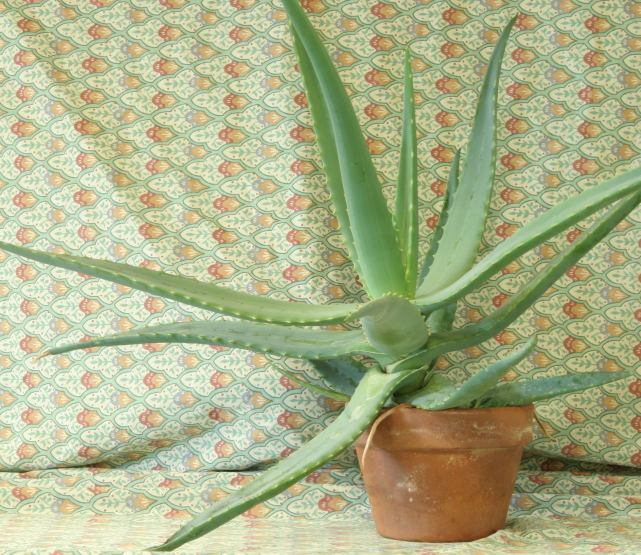
#> input picture server/eval/scenes/aloeL.jpg, 1282 x 1110 px (shown at 1/2 size)
$ python synth.py scenes 5   (older library calls are emulated)
#> lines starting #> are read from the running program, lines starting #| are printed output that depends on the picture; after the words box and inside, x2 and y2 are one past the last pixel; in counts of white or black regions, pixels touching at a corner belong together
### server/twice/vision.py
from dataclasses import dataclass, field

import cv2
import numpy as np

WORK_SIDE = 1024
GUIDE_SIDE = 480
MIN_INLIERS = 25

_clahe = cv2.createCLAHE(clipLimit=2.5, tileGridSize=(8, 8))


def resize_max(img: np.ndarray, side: int) -> tuple[np.ndarray, float]:
    h, w = img.shape[:2]
    s = side / max(h, w)
    if s >= 1:
        return img, 1.0
    return cv2.resize(img, (round(w * s), round(h * s)), interpolation=cv2.INTER_AREA), s


# [5 lines left out: function decode, not called in this run]


@dataclass
class Quality:
    sharpness: float
    brightness: float
    clipped: float
    features: int
    ok: bool
    issue: str | None

    def as_dict(self) -> dict:
        return self.__dict__


# [21 lines left out: functions assess, quick_quality, not called in this run]


@dataclass
class Keyframe:
    image: np.ndarray
    gray: np.ndarray
    kp: tuple
    desc: np.ndarray | None

    @classmethod
    def build(cls, image: np.ndarray, side: int = WORK_SIDE, n: int = 3000) -> "Keyframe":
        img, _ = resize_max(image, side)
        gray = cv2.cvtColor(img, cv2.COLOR_BGR2GRAY)
        kp, desc = _sift(n).detectAndCompute(_clahe.apply(gray), None)
        return cls(img, gray, kp, desc)


_sift_cache: dict[int, cv2.SIFT] = {}


def _sift(n: int) -> cv2.SIFT:
    if n not in _sift_cache:
        _sift_cache[n] = cv2.SIFT_create(nfeatures=n)
    return _sift_cache[n]


_matcher = cv2.FlannBasedMatcher({"algorithm": 1, "trees": 4}, {"checks": 48})


def match(src: Keyframe, dst: Keyframe) -> tuple[np.ndarray | None, int]:
    """Homography mapping src pixels into dst pixels, plus the inlier count."""
    if src.desc is None or dst.desc is None or len(src.kp) < 8 or len(dst.kp) < 8:
        return None, 0
    pairs = _matcher.knnMatch(src.desc, dst.desc, k=2)
    good = [p[0] for p in pairs if len(p) == 2 and p[0].distance < 0.75 * p[1].distance]
    if len(good) < MIN_INLIERS:
        return None, len(good)
    a = np.float32([src.kp[m.queryIdx].pt for m in good])
    b = np.float32([dst.kp[m.trainIdx].pt for m in good])
    H, mask = cv2.findHomography(a, b, cv2.USAC_MAGSAC, 3.0, maxIters=5000, confidence=0.999)
    inliers = int(mask.sum()) if mask is not None else 0
    if H is None or inliers < MIN_INLIERS or not _plausible(H, src.gray.shape):
        return None, inliers
    return H, inliers


def _plausible(H: np.ndarray, shape: tuple) -> bool:
    h, w = shape[:2]
    quad = cv2.perspectiveTransform(np.float32([[[0, 0]], [[w, 0]], [[w, h]], [[0, h]]]), H).reshape(4, 2)
    if not cv2.isContourConvex(quad.astype(np.float32)):
        return False
    ratio = cv2.contourArea(quad) / (w * h)
    return 0.15 < ratio < 6


def _same_view(H: np.ndarray, after_shape: tuple, before_shape: tuple) -> bool:
    """A comparison is fair only from roughly the same spot. At the centre and at each corner of the photo, the
    local scale must stay within 0.8 to 1.25 and the stretch below 1.3, with no mirror image. Scale is measured
    relative to the image sizes, so two resolutions of one view pass. The live guide locks far tighter; this
    bound also covers photos uploaded without it."""
    h, w = after_shape[:2]
    norm = np.sqrt(before_shape[0] * before_shape[1] / (h * w))
    for x, y in ((w / 2, h / 2), (0, 0), (w, 0), (0, h), (w, h)):
        d = H[2] @ (x, y, 1)
        J = (H[:2, :2] - np.outer(H[:2] @ (x, y, 1) / d, H[2, :2])) / d
        sv = np.linalg.svd(J, compute_uv=False)
        if np.linalg.det(J) <= 0 or not 0.8 < np.sqrt(sv[0] * sv[1]) / norm < 1.25 or sv[0] / sv[1] >= 1.3:
            return False
    return True


@dataclass
class Guidance:
    aligned: bool
    score: float
    instruction: str
    quad: list | None
    dx: float = 0
    dy: float = 0
    scale: float = 1
    roll: float = 0
    quality: dict = field(default_factory=dict)

    def as_dict(self) -> dict:
        return self.__dict__


def guide_reference(image: np.ndarray) -> Keyframe:
    return Keyframe.build(image, GUIDE_SIDE, 1200)


# [37 lines left out: function guide, not called in this run]


@dataclass
class Region:
    x: int
    y: int
    w: int
    h: int
    score: float
    area: int
    structure: float
    chroma: float
    illumination: float
    brightening: float = 0
    veil: float = 0

    @property
    def lighting_only(self) -> bool:
        return self.illumination > 0.8 and self.chroma < 2.5

    def as_dict(self) -> dict:
        return {**self.__dict__, "lighting_only": self.lighting_only}


@dataclass
class Comparison:
    ok: bool
    reason: str | None
    inliers: int = 0
    overlap: float = 0
    regions: list[Region] = field(default_factory=list)
    before: np.ndarray | None = None
    after_aligned: np.ndarray | None = None
    heat: np.ndarray | None = None
    H: np.ndarray | None = None


def _lnorm(x: np.ndarray, sigma: float = 12) -> np.ndarray:
    mu = cv2.GaussianBlur(x, (0, 0), sigma)
    sd = np.sqrt(cv2.GaussianBlur((x - mu) ** 2, (0, 0), sigma)) + 6
    return (x - mu) / sd


def compare(before: Keyframe, after: Keyframe, z_thresh: float = 9.0, min_area: int = 40, shift: int = 0) -> Comparison:
    """Register `after` onto `before` and return the regions that physically changed.
    `shift` is the misalignment in pixels that the difference ignores. Follow-up shots move the camera on purpose, so they use 1."""
    H, inliers = match(after, before)
    if H is None:
        return Comparison(False, "no_registration", inliers)
    if not _same_view(H, after.gray.shape, before.gray.shape):
        return Comparison(False, "different_view", inliers)
    h, w = before.gray.shape
    warped = cv2.warpPerspective(after.image, H, (w, h), flags=cv2.INTER_LINEAR)
    valid = cv2.warpPerspective(np.full(after.gray.shape, 255, np.uint8), H, (w, h), flags=cv2.INTER_NEAREST)
    covered = (valid > 0).astype(np.float32)
    seen = lambda img: cv2.GaussianBlur(cv2.cvtColor(img, cv2.COLOR_BGR2GRAY).astype(np.float32) * covered, (0, 0), 25)
    gain = np.clip((seen(warped) + 1) / (seen(before.image) + 1), 0.5, 2)
    outside = valid == 0
    warped[outside] = np.clip(before.image[outside] * gain[outside, None], 0, 255).astype(np.uint8)
    border = max(9, (min(h, w) // 40) | 1)
    valid = cv2.erode(valid, np.ones((border, border), np.uint8))
    overlap = float((valid > 0).mean())
    if overlap < 0.3:
        return Comparison(False, "low_overlap", inliers, overlap)

    lab_b = cv2.cvtColor(before.image, cv2.COLOR_BGR2LAB).astype(np.float32)
    lab_a = cv2.cvtColor(warped, cv2.COLOR_BGR2LAB).astype(np.float32)
    lb, la = lab_b[..., 0], lab_a[..., 0]

    dis = cv2.DISOpticalFlow_create(cv2.DISOPTICAL_FLOW_PRESET_MEDIUM)
    flow = dis.calc(_clahe.apply(lb.astype(np.uint8)), _clahe.apply(la.astype(np.uint8)), None)
    flow[np.linalg.norm(flow, axis=2) > 6] = 0
    flow = cv2.GaussianBlur(flow, (0, 0), 9)
    gx, gy = np.meshgrid(np.arange(w, dtype=np.float32), np.arange(h, dtype=np.float32))
    mx, my = gx + flow[..., 0], gy + flow[..., 1]
    lab_a = cv2.remap(lab_a, mx, my, cv2.INTER_LINEAR, borderMode=cv2.BORDER_REPLICATE)
    la = lab_a[..., 0]

    sb, sa = cv2.GaussianBlur(lb, (0, 0), 1.0), cv2.GaussianBlur(la, (0, 0), 1.0)
    structure = cv2.GaussianBlur(_tolerant_diff(_lnorm(sb), _lnorm(sa), shift), (0, 0), 1.2)
    gain = cv2.GaussianBlur(sa + 4, (0, 0), 30) / cv2.GaussianBlur(sb + 4, (0, 0), 30)
    absolute = _tolerant_diff(sb * gain, sa, shift)
    chroma = np.linalg.norm(lab_a[..., 1:] - lab_b[..., 1:], axis=2)
    chroma = cv2.GaussianBlur(chroma, (0, 0), 2)
    clipped = ((lb > 248) | (la > 248) | ((lb < 6) & (la < 6))).astype(np.uint8)
    valid[cv2.dilate(clipped, np.ones((7, 7), np.uint8)) > 0] = 0
    band = max(8, min(h, w) // 28)
    valid[:band], valid[-band:], valid[:, :band], valid[:, -band:] = 0, 0, 0, 0

    zs, zc = _robust_z(structure, valid), _robust_z(chroma, valid, floor=1.5)
    z = np.maximum(zs, zc * 0.8)
    mask = ((z > z_thresh) & ((absolute > 9) | (chroma > 6))).astype(np.uint8) * 255
    mask = cv2.morphologyEx(mask, cv2.MORPH_OPEN, np.ones((3, 3), np.uint8))
    n, labels, stats, _ = cv2.connectedComponentsWithStats(mask)
    speck = np.isin(labels, np.nonzero(stats[:, cv2.CC_STAT_AREA] < max(12, min_area // 3))[0])
    mask[speck] = 0
    group = max(15, (min(h, w) // 50) | 1)
    grouped = cv2.dilate(mask, cv2.getStructuringElement(cv2.MORPH_ELLIPSE, (group, group)))
    n, labels, stats, _ = cv2.connectedComponentsWithStats(grouped)
    labels[mask == 0] = 0

    regions = []
    for i in range(1, n):
        x, y, bw, bh, _ = (int(v) for v in stats[i])
        sel = labels[y:y + bh, x:x + bw] == i
        area = int(sel.sum())
        if area < min_area:
            continue
        ys, xs = np.nonzero(sel)
        x, y, bw, bh = x + int(xs.min()), y + int(ys.min()), int(np.ptp(xs)) + 1, int(np.ptp(ys)) + 1
        sel = labels[y:y + bh, x:x + bw] == i
        regions.append(Region(
            x, y, bw, bh,
            score=round(float(z[y:y + bh, x:x + bw][sel].max()), 2),
            area=area,
            structure=round(float(zs[y:y + bh, x:x + bw][sel].mean()), 2),
            chroma=round(float(zc[y:y + bh, x:x + bw][sel].mean()), 2),
            illumination=round(_illumination_likeness(lb, la, x, y, bw, bh), 3),
            brightening=round(_brightening(lb, la, x, y, bw, bh), 3),
            veil=round(_veil(lb, la, x, y, bw, bh), 3),
        ))
    regions = _merge_overlapping(regions, gap=group)
    regions.sort(key=lambda r: -r.score * np.sqrt(r.area))
    regions = regions[:12] + _lighting_regions(lb, la, valid, mask)
    heat = np.clip(z / (z_thresh * 2), 0, 1)
    return Comparison(True, None, inliers, overlap, regions, before.image, cv2.remap(
        warped, mx, my, cv2.INTER_LINEAR, borderMode=cv2.BORDER_REPLICATE), heat, H)


def _merge_overlapping(regions: list["Region"], gap: int) -> list["Region"]:
    """Union regions whose boxes touch within `gap` pixels; one physical mark should be one finding."""
    merged = True
    while merged:
        merged = False
        for i, a in enumerate(regions):
            for j in range(i + 1, len(regions)):
                b = regions[j]
                if a.x - gap < b.x + b.w and b.x - gap < a.x + a.w and a.y - gap < b.y + b.h and b.y - gap < a.y + a.h:
                    x0, y0 = min(a.x, b.x), min(a.y, b.y)
                    x1, y1 = max(a.x + a.w, b.x + b.w), max(a.y + a.h, b.y + b.h)
                    wa, wb = a.area, b.area
                    mix = lambda p, q: round((p * wa + q * wb) / (wa + wb), 3)
                    regions[i] = Region(x0, y0, x1 - x0, y1 - y0, score=max(a.score, b.score), area=wa + wb,
                                        structure=mix(a.structure, b.structure), chroma=mix(a.chroma, b.chroma),
                                        illumination=min(a.illumination, b.illumination),
                                        brightening=mix(a.brightening, b.brightening), veil=mix(a.veil, b.veil))
                    del regions[j]
                    merged = True
                    break
            if merged:
                break
    return regions


def _lighting_regions(lb: np.ndarray, la: np.ndarray, valid: np.ndarray, changed: np.ndarray) -> list["Region"]:
    """Large areas where only brightness moved (shadows, lamps, sun): reported so they can be shown as ignored."""
    h, w = lb.shape
    ratio = cv2.GaussianBlur(np.log(la + 8) - np.log(lb + 8), (0, 0), 8)
    ratio -= np.median(ratio[valid > 0])
    mask = ((np.abs(ratio) > np.log(1.15)) & (valid > 0) & (changed == 0)).astype(np.uint8) * 255
    k = max(9, (min(h, w) // 40) | 1)
    mask = cv2.morphologyEx(mask, cv2.MORPH_OPEN, np.ones((k, k), np.uint8))
    n, labels, stats, _ = cv2.connectedComponentsWithStats(mask)
    out = []
    for i in range(1, n):
        x, y, bw, bh, area = (int(v) for v in stats[i])
        if area < 0.01 * h * w:
            continue
        mean = float(ratio[labels == i].mean())
        out.append(Region(x, y, bw, bh, score=round(abs(mean) * 100, 1), area=area, structure=0, chroma=0,
                          illumination=1.0, brightening=round(float(np.exp(mean) - 1), 3)))
    return sorted(out, key=lambda r: -r.area)[:3]


def _robust_z(m: np.ndarray, valid: np.ndarray, floor: float = 1e-3) -> np.ndarray:
    """Standardise a difference map by its noise level. The scale falls back to the upper tail because
    tolerant differences are zero for most pixels, which collapses the median absolute deviation.
    `floor` keeps a near-constant map (the chroma of a grey wall) from turning JPEG noise into huge scores."""
    v = m[valid > 0]
    med = float(np.median(v))
    scale = max(1.4826 * float(np.median(np.abs(v - med))), (float(np.percentile(v, 95)) - med) / 2, floor)
    z = (m - med) / scale
    z[valid == 0] = 0
    return z


def _tolerant_diff(a: np.ndarray, b: np.ndarray, r: int = 1) -> np.ndarray:
    """Per-pixel difference that ignores sub-pixel misalignment: each value is compared with the other
    image's min/max envelope over a (2r+1)^2 window, in both directions."""
    k = np.ones((2 * r + 1, 2 * r + 1), np.uint8)
    d_ab = np.maximum(0, np.maximum(a - cv2.dilate(b, k), cv2.erode(b, k) - a))
    d_ba = np.maximum(0, np.maximum(b - cv2.dilate(a, k), cv2.erode(a, k) - b))
    return np.maximum(d_ab, d_ba)


def _brightening(lb: np.ndarray, la: np.ndarray, x: int, y: int, w: int, h: int) -> float:
    """Share of pixels that newly reach near-white after exposure compensation:
    specular glare appearing (positive) or vanishing (negative)."""
    pad = max(10, max(w, h))
    H, W = lb.shape
    ring = (slice(max(0, y - pad), min(H, y + h + pad)), slice(max(0, x - pad), min(W, x + w + pad)))
    g = float(np.median(la[ring]) + 4) / float(np.median(lb[ring]) + 4)
    a, b = la[y:y + h, x:x + w] / g, lb[y:y + h, x:x + w]
    return float(((a > 250) | (la[y:y + h, x:x + w] > 253)).mean() - (b > 250).mean())


def _veil(lb: np.ndarray, la: np.ndarray, x: int, y: int, w: int, h: int) -> float:
    """How well the change fits a smooth blend toward white, the way glare veils a surface.
    0 when the region did not lighten; near 1 for a pure veil."""
    pad = max(10, max(w, h))
    H, W = lb.shape
    ring = (slice(max(0, y - pad), min(H, y + h + pad)), slice(max(0, x - pad), min(W, x + w + pad)))
    g = float(np.median(la[ring]) + 4) / float(np.median(lb[ring]) + 4)
    lift = la[ring] / g - lb[ring]
    a = lift / (263 - lb[ring])
    inner = np.s_[y - ring[0].start:y - ring[0].start + h, x - ring[1].start:x - ring[1].start + w]
    if float(np.median(a[inner])) < 0.1 or float(np.median(lift[inner])) < 8:
        return 0.0
    smooth = cv2.GaussianBlur(a, (0, 0), max(3.0, min(w, h) / 3))
    return max(0.0, 1 - float(((a - smooth) ** 2).sum()) / float((a ** 2).sum()))


def _illumination_likeness(lb: np.ndarray, la: np.ndarray, x: int, y: int, w: int, h: int) -> float:
    """Share of the change explained by a smooth multiplicative light field (1 = pure shadow or glare).
    0 when the box holds a sharp new edge (over 20 % local contrast), which no light field makes:
    a scratch inside a fresh shadow must not be explained away by the shadow around it."""
    pad = max(8, max(w, h) // 2)
    H, W = lb.shape
    x0, y0, x1, y1 = max(0, x - pad), max(0, y - pad), min(W, x + w + pad), min(H, y + h + pad)
    r = np.log(la[y0:y1, x0:x1] + 8) - np.log(lb[y0:y1, x0:x1] + 8)
    r -= np.median(r)
    total = float((r ** 2).sum())
    if total < 1e-6:
        return 1.0
    residual = r - cv2.GaussianBlur(r, (0, 0), max(3.0, min(w, h) / 3))
    if np.percentile(np.abs(residual[y - y0:y - y0 + h, x - x0:x - x0 + w]), 98) > 0.2:
        return 0.0
    return 1 - float((residual ** 2).sum()) / total

### server/eval/synth.py
"""Synthetic before/after benchmark: known damage, random camera and lighting changes."""
import json
import sys
from pathlib import Path

import cv2
import numpy as np

sys.path.insert(0, str(Path(__file__).resolve().parents[1]))
from twice.vision import Keyframe, compare  # noqa: E402

DEFECTS = ("scratch", "stain", "chip", "crack")


def add_defect(img: np.ndarray, mask: np.ndarray, kind: str, rng: np.random.Generator) -> None:
    h, w = img.shape[:2]
    cx, cy = int(rng.uniform(0.15, 0.85) * w), int(rng.uniform(0.15, 0.85) * h)
    s = min(h, w)
    layer = np.zeros((h, w), np.uint8)
    if kind == "scratch":
        ang = rng.uniform(0, np.pi)
        L = rng.uniform(0.04, 0.12) * s
        p0 = (int(cx - L * np.cos(ang)), int(cy - L * np.sin(ang)))
        p1 = (int(cx + L * np.cos(ang)), int(cy + L * np.sin(ang)))
        cv2.line(layer, p0, p1, 255, int(rng.integers(1, 3)), cv2.LINE_AA)
        tone = rng.choice([25.0, 230.0])
        alpha = rng.uniform(0.55, 0.9)
    elif kind == "stain":
        ax = (int(rng.uniform(0.02, 0.05) * s), int(rng.uniform(0.015, 0.04) * s))
        cv2.ellipse(layer, (cx, cy), ax, rng.uniform(0, 180), 0, 360, 255, -1, cv2.LINE_AA)
        layer = cv2.GaussianBlur(layer, (0, 0), 3)
        tone = np.array(rng.uniform(40, 140, 3))
        alpha = rng.uniform(0.35, 0.6)
    elif kind == "chip":
        pts = (np.array([cx, cy]) + rng.normal(0, 0.012 * s, (7, 2))).astype(np.int32)
        cv2.fillPoly(layer, [cv2.convexHull(pts)], 255, cv2.LINE_AA)
        tone = rng.choice([30.0, 215.0])
        alpha = 0.85
    else:
        pts = [np.array([cx, cy], float)]
        ang = rng.uniform(0, 2 * np.pi)
        for _ in range(int(rng.integers(6, 12))):
            ang += rng.normal(0, 0.6)
            pts.append(pts[-1] + 0.012 * s * np.array([np.cos(ang), np.sin(ang)]))
        cv2.polylines(layer, [np.int32(pts)], False, 255, 1, cv2.LINE_AA)
        tone = 20.0
        alpha = 0.9
    a = (layer.astype(np.float32) / 255 * alpha)[..., None]
    img[:] = (img * (1 - a) + np.broadcast_to(tone, img.shape) * a).astype(np.uint8)
    mask[layer > 40] = 255


def add_shadow(img: np.ndarray, rng: np.random.Generator) -> None:
    h, w = img.shape[:2]
    pts = (rng.uniform(0, 1, (4, 2)) * [w, h]).astype(np.int32)
    m = np.zeros((h, w), np.float32)
    cv2.fillPoly(m, [cv2.convexHull(pts)], 1.0)
    m = cv2.GaussianBlur(m, (0, 0), min(h, w) * 0.04)
    img[:] = np.clip(img * (1 - rng.uniform(0.25, 0.45) * m[..., None]), 0, 255).astype(np.uint8)


MARGIN = 0.08


def crop(img: np.ndarray) -> np.ndarray:
    h, w = img.shape[:2]
    my, mx = int(h * MARGIN), int(w * MARGIN)
    return img[my:h - my, mx:w - mx]


def camera(img: np.ndarray, rng: np.random.Generator, strength: float) -> np.ndarray:
    """Re-photograph the scene: perspective jitter inside the scene margin, then light, noise and JPEG."""
    h, w = img.shape[:2]
    src = np.float32([[0, 0], [w, 0], [w, h], [0, h]])
    jitter = np.clip(rng.normal(0, strength * min(h, w), (4, 2)), -MARGIN * h * 0.9, MARGIN * h * 0.9)
    out = crop(cv2.warpPerspective(img, cv2.getPerspectiveTransform(src, src + jitter.astype(np.float32)), (w, h)))
    gain = rng.uniform(0.75, 1.2, 3) if rng.random() < 0.7 else np.ones(3)
    out = np.clip(out * gain + rng.uniform(-15, 15), 0, 255)
    out = np.clip(out + rng.normal(0, 3, out.shape), 0, 255).astype(np.uint8)
    q = int(rng.integers(70, 92))
    return cv2.imdecode(cv2.imencode(".jpg", out, [cv2.IMWRITE_JPEG_QUALITY, q])[1], cv2.IMREAD_COLOR)


def run(images: list[Path], trials: int, seed: int = 7, strength: float = 0.02) -> dict:
#> called with trials = 5, seed = 7, strength = 0.02
    rng = np.random.default_rng(seed)
    tp = fn = fp = shadow_fp = 0
    per_kind = {k: [0, 0] for k in DEFECTS}
    failures = 0
    for t in range(trials):
        scene = cv2.imread(str(images[t % len(images)]))
#> scene is the input picture: shape (1110, 1282, 3); mean B, G, R 136.6, 177.2, 171.2
        scene = cv2.resize(scene, (1100, int(1100 * scene.shape[0] / scene.shape[1])))
#> scene: shape (952, 1100, 3)
        before = crop(scene)
#> in crop, `return img[my:h - my, mx:w - mx]`:
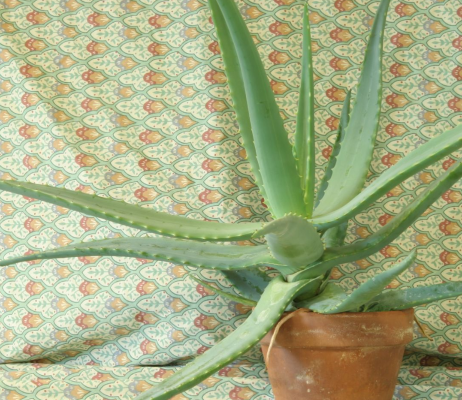
#> returned value: shape (800, 924, 3) (shown at 1/2 size); mean of channels 0, 1, 2 131.9, 173.1, 165.6; drawn as B, G, R
        damaged = scene.copy()
        masks = []
        for kind in rng.choice(DEFECTS, int(rng.integers(1, 4))):
            m = np.zeros(scene.shape[:2], np.uint8)
            add_defect(damaged, m, kind, rng)
            masks.append((kind, crop(m)))
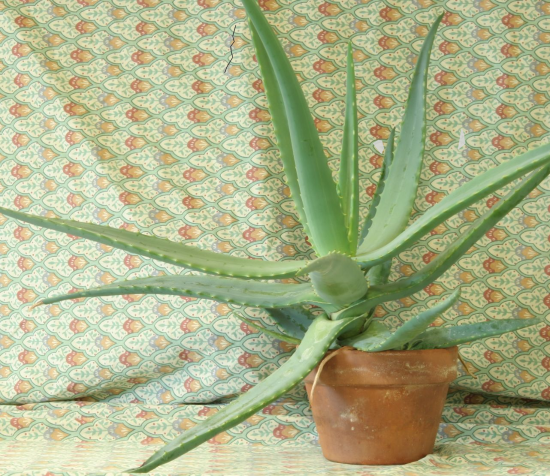
#> damaged: shape (952, 1100, 3) (shown at 1/2 size); mean B, G, R 136.5, 177, 171.1
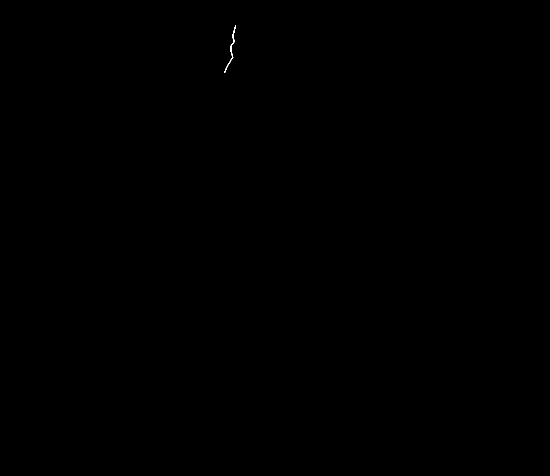
#> m: shape (952, 1100) (shown at 1/2 size); 0.02% white in thin lines or dots, all inside (x1, y1, x2, y2) = (449, 50, 472, 146)
#> after the loop, masks = 3 items
        if rng.random() < 0.5:
            add_shadow(damaged, rng)
            shadowed = True
        else:
            shadowed = False
        after = camera(damaged, rng, strength)
#> in crop (call 5), `return img[my:h - my, mx:w - mx]`:
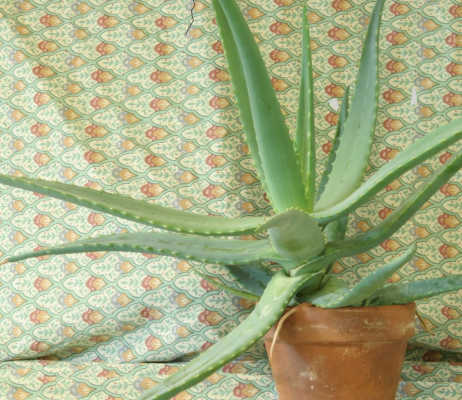
#> returned value: shape (800, 924, 3) (shown at 1/2 size); mean of channels 0, 1, 2 132.8, 173.6, 166.3; drawn as B, G, R
        res = compare(Keyframe.build(before, 960), Keyframe.build(after, 960))
#> in build, `gray = cv2.cvtColor(img, cv2.COLOR_BGR2GRAY)`:
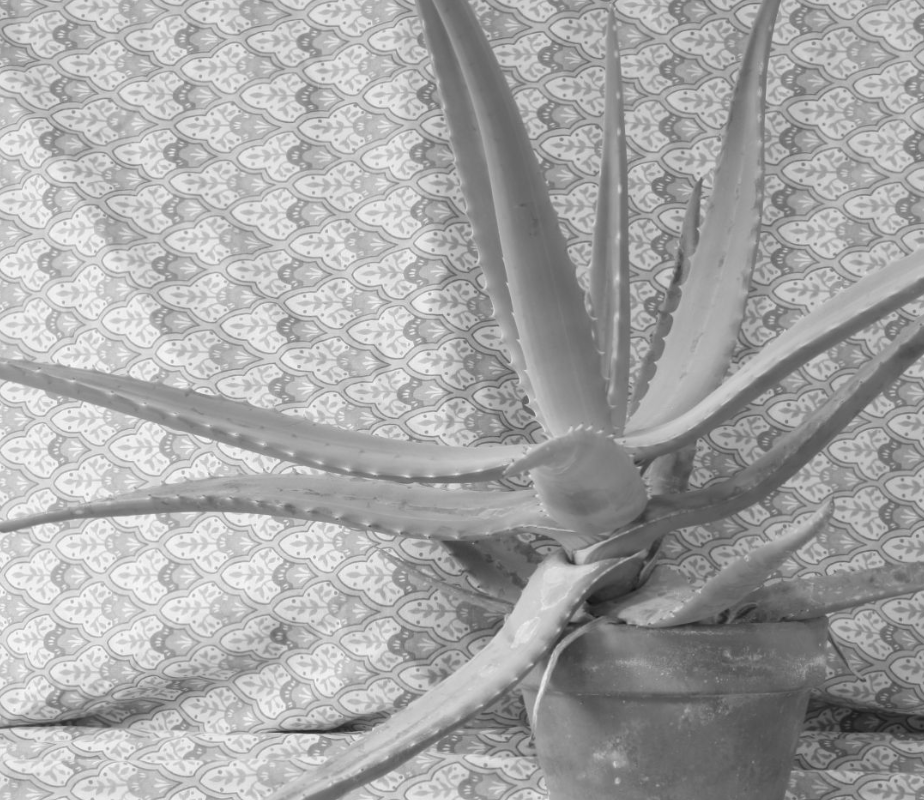
#> gray: shape (800, 924); min 20, max 252, mean 166.2
#> in build, `kp, desc = _sift(n).detectAndCompute(_clahe.apply(gray), None)`: kp = 3000 keypoints; strongest (x, y, size): (692, 33, 2.2), (917, 536, 2.1), (834, 4, 2.1), (200, 76, 2.1)
#> (the rest of the program and of its run is left out)
